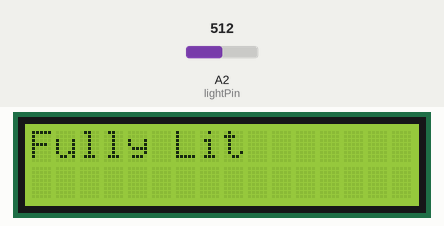
This sketch was run on a simulated Arduino Uno, built with avr-gcc and run on an emulated ATmega328P. On the bench: 16×2 character LCD. Inputs (shaded band) come from the test bench; at power-on: A2 (lightPin) = 512. What the sketch prints to the serial monitor is not drawn.

Above: at 1.2 s.
1.3 s: A2 (lightPin) set to 177
4.3 s: A2 (lightPin) set to 153
At 5.8 s:
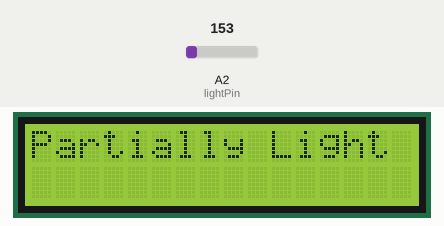
7.3 s: A2 (lightPin) set to 122
At 8.9 s:
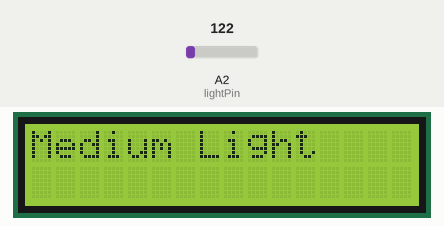
10.3 s: A2 (lightPin) set to 86
12.6 s: A2 (lightPin) set to 75
At 13.9 s:
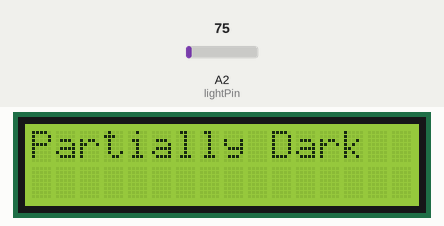
15.6 s: A2 (lightPin) set to 23
17.6 s: A2 (lightPin) set to 19
At 18.9 s:
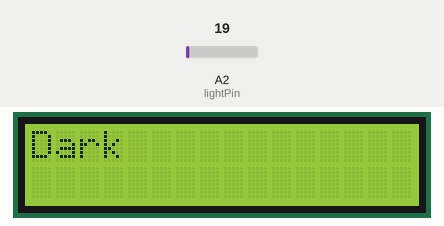
Timing chart, 0 to 20.6 s (numbered marks = the images above; inputs shaded):
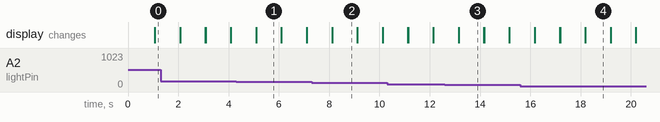

The sketch:

roomBrightnessDevice.ino
```cpp
/*
// FirstName LastName - UIN
// Conrad Ptasznik - 668073457 - cptasz2

// Lab x - Title
// Lab 4 - More complicated input

// Description - what is this code supposed to do?
// The code should read in photo resistor and the arduino will produce a number based on how much sun light there
// is in room. Based on how much the number is will deteremine how bright the room is. Using if statement to display
// how bright is it based on what range the number the photo resistor gives. Loop till turned off.

// Include any assumptions you may have made, what do you expect from the hardware, pinouts, particular arduino versions, etc.
// I expect the photo resistor to keep track of how much power in moving through, the more sun light there is  the more the power will
// flow  through, the higher the number it will produce.

// References -  http://learn.adafruit.com/photocells and http://playground.arduino.cc/Learning/PhotoResistor

*/

// include the library code:
#include <LiquidCrystal.h>

// initialize the library by associating any needed LCD interface pin
// with the arduino pin number it is connected to
const int rs = 12, en = 11, d4 = 5, d5 = 4, d6 = 3, d7 = 2;
LiquidCrystal lcd(rs, en, d4, d5, d6, d7);

// my setup
String myName = "Conrad Ptasznik";
int lightPin = A2;  // pin for photo resistor


void setup() {
  // set up the number of columns and rows on the LSD screen:
  lcd.begin(16, 2);
  lcd.setCursor(0,1);
  Serial.begin(9600);  // used to keep track of what number is being made

}

void loop() {
  //lcd.setCursor(0,0); //set the cursor to the top if the 16X2
  //lcd.print(myName);  //print my name
  Serial.println((analogRead(lightPin)/2)); //write what number the photo resistor is making in the serial

  if ((analogRead(lightPin))/2 > 80){     // if larger then 80, its very bright in the room
     lcd.clear();
     lcd.print("Fully Lit" );
  }

   else if ((analogRead(lightPin)/2 <= 80) && (analogRead(lightPin)/2 > 70) ){   //if between 80 and 70, it partially light in the room
     lcd.clear();
     lcd.print("Partially Light" );
  }


    else if ((analogRead(lightPin)/2 <= 70) && (analogRead(lightPin)/2 > 40) ){  // if between 40 and 70, medium light
     lcd.clear();
     lcd.print("Medium Light" );

  }
     else if ((analogRead(lightPin)/2 <= 40) && (analogRead(lightPin)/2 > 10) ){   //if between 40 and 10, partially dark
      lcd.clear();
      lcd.print("Partially Dark" );

  }
     else if ((analogRead(lightPin)/2 <= 10) ){    // if less then 10, its dark in the room
      lcd.clear();
      lcd.print("Dark" );
  }

  delay(1000); //a dalay so it doesnt change too fast.
  lcd.clear(); //Clear the screen and loop back to the begining
}
```

Measured:
- the behaviour switches between 162 and 161 on A2 (lightPin) (found by bisection; images 0 and 1)
- the behaviour switches between 82 and 81 on A2 (lightPin) (found by bisection; images 2 and 3)
- the behaviour switches between 22 and 21 on A2 (lightPin) (found by bisection; images 3 and 4)
- after the input at 4.3 s, the display: first differs from a run without the input after 0.80 s (image 1)
- after the input at 7.3 s, the display: first differs from a run without the input after 0.82 s (image 2)
- after the input at 12.6 s, the display: first differs from a run without the input after 0.55 s (image 3)
- after the input at 17.6 s, the display: first differs from a run without the input after 0.59 s (image 4)
